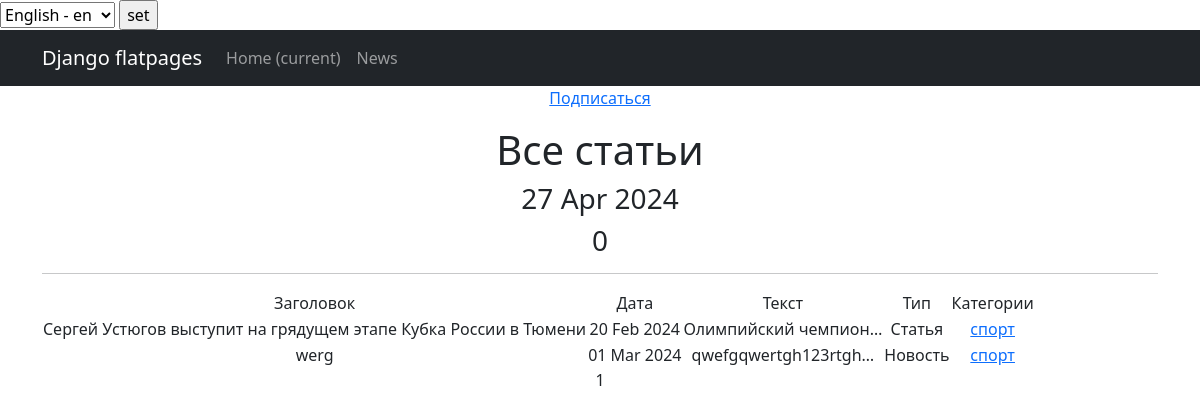
Page /news/categories/2 on the committed database.
### news/models.py (models this page shows, shortened)
class Post(models.Model):
    NEWS = 'NW'
    ARTICLE = "AR"
    POSITIONS = [
        (NEWS, 'Новость'),
        (ARTICLE, 'Статья')
    ]
    author = models.ForeignKey(Author, on_delete=models.CASCADE)
    type = models.CharField(max_length=20, choices=POSITIONS, default=NEWS)
    time_in = models.DateTimeField(auto_now_add=True)
    category = models.ManyToManyField(Category, through='PostCategory')
    title = models.CharField(
        max_length=255,
        unique=True,
    )
    text = models.TextField()
    rating = models.IntegerField(default=0)

class Category(models.Model):
    name = models.CharField(max_length=255, help_text=_('имя категории'), unique=True)
    subscribers = models.ManyToManyField(User, blank=True,null=True, related_name='categories')
    def __str__(self):
        return self.name

### news/views.py (the view)
# urls.py: path('categories/<int:pk>', CategoryListView.as_view(), name='category_list'),
class CategoryListView(PostsList):
    model = Post
    template_name = 'category_list.html'
    context_object_name = 'category_news_list'
    def get_queryset(self):
        self.category = get_object_or_404(Category, id=self.kwargs['pk'])
        queryset = Post.objects.filter(category=self.category)
        return queryset
    def get_context_data(self, **kwargs):
        context = super().get_context_data(**kwargs)
        context['is_not_subscriber'] = self.request.user not in self.category.subscribers.all()
        context['category'] = self.category
        return context

### news/templatetags/custom_filters.py (called while the page is built)
@register.filter()
def censor(value):
    new_text = value.replace('редиска', 'р******')
    new_text = new_text.replace('скуф', 'ск**')
    return new_text

### news/views.py (called while the page is built)
    def get_context_data(self, **kwargs):
        context = super().get_context_data(**kwargs)
        context['time_now'] = datetime.utcnow()
        return context

### templates/category_list.html (shortened to what this page needs)
{% extends 'flatpages/default.html' %}
{% load i18n %}
{% load custom_filters %}
{% load custom_tags %}
{% block content %}
    {% if is_not_subscriber %}
        <p class="text-center"><a href="{% url 'subscribe' category.id %}" class="btn-secondary btn-sm">Подписаться</a></p>
    {% endif %}
    <h1>{% trans "Все статьи" %}</h1>
    <h3>{{ time_now|date:'d M Y' }}</h3>
    <h3> {{ posts|length }} </h3>
    <hr>
   {% if category_news_list %}
       <table>
           <tr>
               <td>{% trans "Заголовок" %}</td>
               <td>{% trans "Дата" %}</td>
               <td>{% trans "Текст" %}</td>
               <td>{% trans "Тип" %}</td>
               <td>{% trans "Категории" %}</td>
           </tr>
           {% for post in category_news_list %}
           <tr>
               <td>
                   {{ post.title|censor }}
               </td>
               <td>
                   {{ post.time_in|date:'d M Y' }}
               </td>
               <td>
                   {{ post.text|truncatechars:20|censor }}
               </td>
               <td>
                   {{ post.type }}
               </td>
               <td>
                   {% for category in post.category.all %}
                       <a href="{% url 'category_list' category.id %}"> {{category}}</a>
                   {% endfor %}
               </td>
           </tr>
           {% endfor %}
       </table>
   {% endif %}
   {{ page_obj.number }}
{% endblock content %}

### rows in the picture
Post: title|censor "Сергей Устюгов выступит на грядущем этапе Кубка России в Тюмени", time_in "20 Feb 2024", text|censor "Олимпийский чемпион…", type "Статья"
Category: name "спорт"
Post: title|censor "werg", time_in "01 Mar 2024", text|censor "qwefgqwertgh123rtgh…", type "Новость"

### other values in the picture
{{ time_now|date:'d M Y' }} "27 Apr 2024"
{{ posts|length }} "0"
{{ page_obj.number }} "1"
form field language "English - en"
